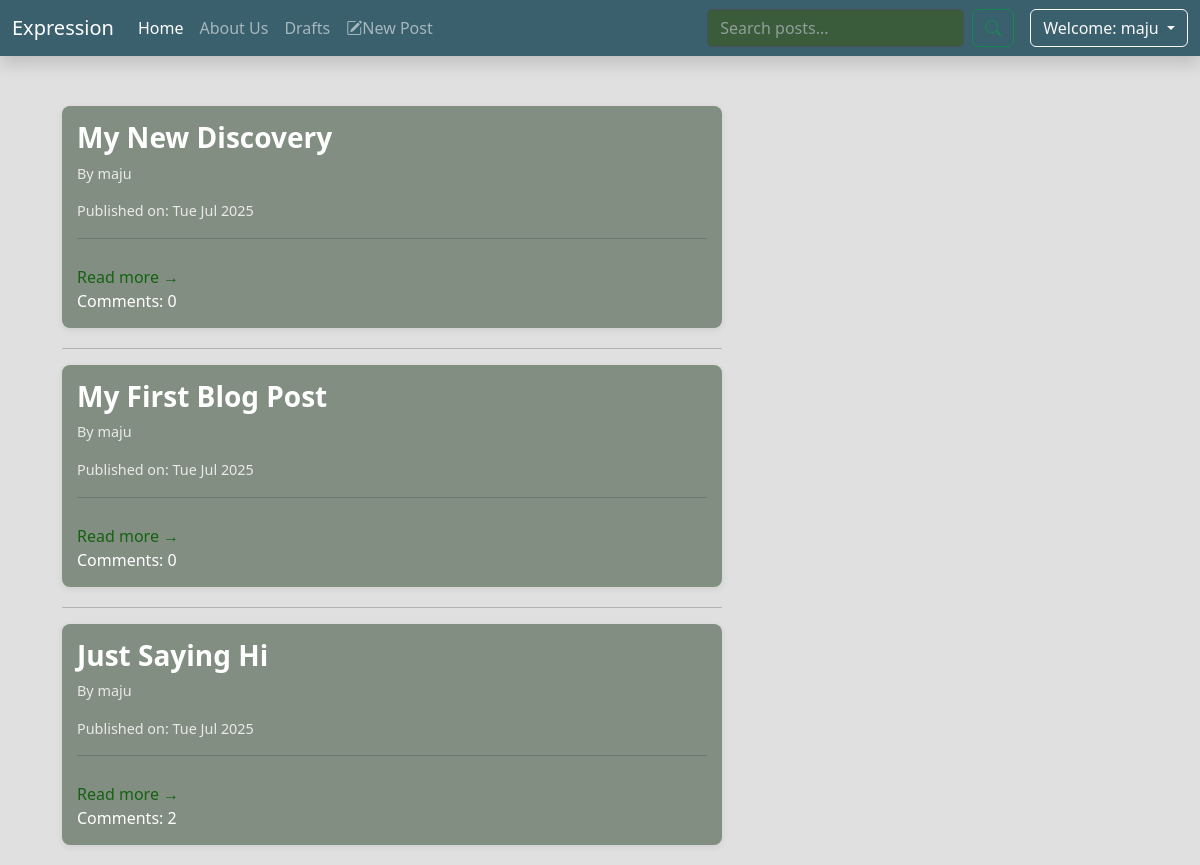
The app's page / (signed in) with its own data.
### accounts/models.py (models this page shows)
class CustomUser(AbstractUser):
    profile_pic = models.ImageField(upload_to='profile_pics/', default='default_profile_pic.jpg', blank=True, null=True)
    def __str__(self):
        return self.username

### Main_Blog/models.py (models this page shows, shortened)
class Post(models.Model):
    author = models.ForeignKey(settings.AUTH_USER_MODEL, on_delete=models.CASCADE)
    title = models.CharField(max_length=200)
    text = models.TextField()
    created_date = models.DateTimeField(default=timezone.now)
    published_date = models.DateTimeField(blank=True, null=True)
    class Meta:
        ordering = ['-published_date']
    def approve_comments(self):
         return self.comments.filter(approved_comment=True)

### Main_Blog/views.py (the view)
# urls.py: path('',views.PostListView.as_view(), name='post_list'),
class PostListView(ListView):
    model = Post
    paginate_by = 10  # Number of posts to display per page
    def get_queryset(self):
        return Post.objects.filter(published_date__lte= timezone.now()).order_by('-published_date')

### Main_Blog/templates/Main_Blog/post_list.html
<!DOCTYPE html>
{% extends 'base.html'%}
{%block body_block%}
<div class="post-list-container">
    {% for post in post_list %}
    <div class="post">
        <h3><a href="{% url 'post_detail' pk=post.pk %}" class="post-title" style="text-decoration: none; color: white">{{ post.title }}</a></h3>
        <div class="post-meta">
        <p>By {{ post.author }}</p>
        <p>Published on: {{ post.published_date|date:"D M Y" }}</p>
        </div>
        <hr>
    <a href="{% url 'post_detail' pk=post.pk %}" class="read-more">Read more →</a>
    <div class="post-comment" style="color:white">Comments: {{ post.approve_comments.count }}</div>
    </div>
    {% if not forloop.last %}
        <hr>
    {% endif %}
    {% empty %}
    <p>No posts available.</p>
    {% endfor %}
</div>
{%endblock%}

### Main_Blog/templates/Main_Blog/base.html (shortened to what this page needs)
{% load static %}
<!DOCTYPE html>
<html lang="en">
<head>
    <link href="https://cdn.jsdelivr.net/npm/bootstrap@5.3.0/dist/css/bootstrap.min.css" rel="stylesheet">
    <link href="https://cdn.jsdelivr.net/npm/bootstrap-icons@1.11.1/font/bootstrap-icons.css" rel="stylesheet">
    <link rel="stylesheet" href="//cdn.jsdelivr.net/npm/medium-editor@latest/dist/css/medium-editor.min.css" type="text/css" media="screen" charset="utf-8">
    <link rel="stylesheet" href="{% static 'styles.css' %}">
</head>
<body>
        <nav class="navbar navbar-expand-lg  sticky-top shadow mb-0" data-bs-theme="dark" >
            <div class="container-fluid">
              <a class="navbar-brand" href="#">Expression</a>
              <div class="collapse navbar-collapse" id="navbarSupportedContent">
                <ul class="navbar-nav me-auto mb-2 mb-lg-0">
                  <li class="nav-item">
                    <a class="nav-link active" aria-current="page" href="{% url 'post_list' %}">Home</a>
                  </li>
                  <li class="nav-item">
                    <a class="nav-link" href="{% url 'about' %}">About Us</a>
                  </li>
                  <li class="nav-item"><a class="nav-link" href="{% url 'draft_list'%}">Drafts</a></li>
                  <li class="nav-item"><a class="nav-link" href="{% url 'new_post' %}"><i class="bi bi-pencil-square"></i>New Post</a></li>
                </ul>
                <ul class="nav navbar-nav navbar-right">
                  <form class="d-flex me-3" role="search" method="get" action="{% url 'search' %}">
                    <input class="form-control me-2 search" type="search" name="q" placeholder="Search posts..." aria-label="Search">
                    <button class="btn btn-outline-success" type="submit">
                      <i class="bi bi-search"></i>
                    </button>
                  </form>
                  {% if user.is_authenticated %}
                  <div class="dropdown">
                    <a class="btn btn-outline-light dropdown-toggle" href="#" role="button" id="userDropdown" data-bs-toggle="dropdown" aria-expanded="false">
                      Welcome: {{ user.username }}
                    </a>
                  </div>
                {% endif %}
                </ul>
              </div>
            </div>
          </nav>
    <div class="content container">
      <div class="row">
        <div class="col-md-8">
          <div class="blog_posts">
            {% block body_block %}{% endblock %}
          </div>
        </div>
      </div>
    </div>
</body>
</html>

### Main_Blog/static/styles.css (style rules this page uses)
html { scroll-behavior: smooth; height: 100%; }
body { font-family: 'Segoe UI', sans-serif; background-color: #E0E0E0; color: #333; margin: 0; padding: 0; }
.navbar { background-color: #3A606E; color: #fff; }
.search { background-color: #828E82; color: white; border-radius: 5px; width: 100%; max-width: 400px; }
.search:enabled { background-color: #3a5c3a; color: white; }
.post { background: #828E82; padding: 15px; border-radius: 8px; margin-bottom: 20px; box-shadow: 0 2px 6px rgba(48, 48, 48, 0.1); }
.content { margin: 50px auto; }
.post-list-container { max-width: 700px; padding: 0 20px; }
.post-title { font-size: 1.75rem; font-weight: bold; margin-bottom: 10px; color: #fff; text-decoration: none; }
.post-meta { color: rgb(233, 233, 233); font-size: 0.9rem; }
.read-more { display: inline-block; margin-top: 10px; color: #146311; text-decoration: none; font-weight: 500; }

### records on screen
CustomUser: username "maju"
Post: title "My New Discovery", author "maju", published_date "Tue Jul 2025", approve_comments.count "0"
Post: title "My First Blog Post", author "maju", published_date "Tue Jul 2025", approve_comments.count "0"
Post: title "Just Saying Hi", author "maju", published_date "Tue Jul 2025", approve_comments.count "2"
